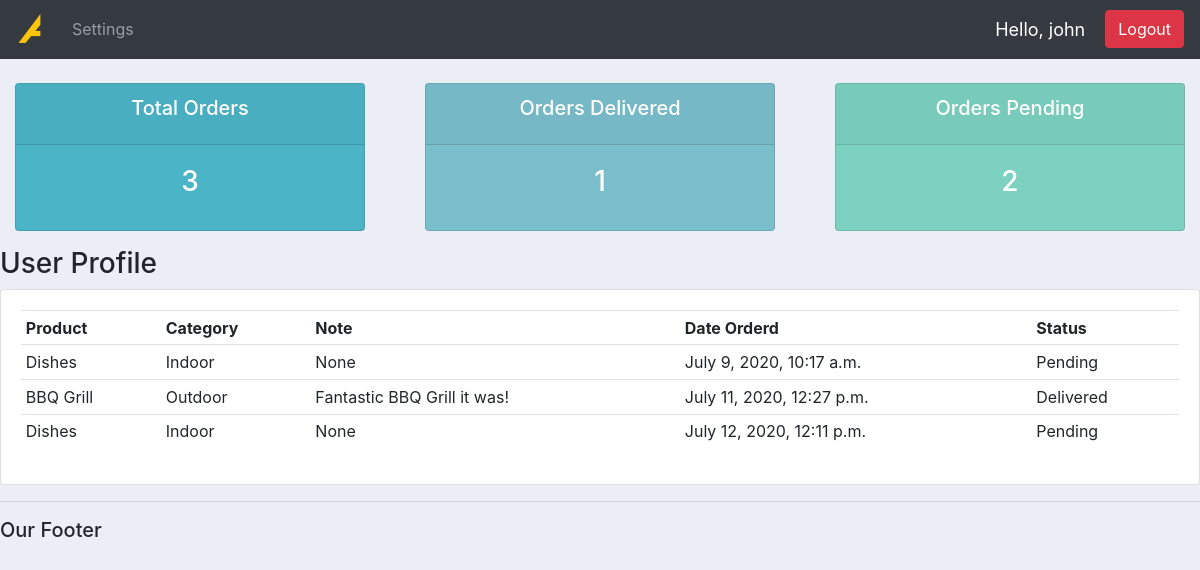
/user/ (signed in), run on the app's committed database.
### accounts/models.py (models this page shows, shortened)
class Order(models.Model):
    STATUS = (
        ('Pending',     'pending'),
        ('Out of Stock','stock finish'),
        ('Delivered',   'delivered'),
    )
    customer    = models.ForeignKey(Customer, null=True, on_delete = models.SET_NULL)
    product     = models.ForeignKey(Product, null = True, on_delete= models.SET_NULL)
    date_created= models.DateTimeField(auto_now_add=True, null=True)
    status      = models.CharField(max_length=200, null = True, choices=STATUS)
    note        = models.CharField(max_length=1000, null = True)

class Product(models.Model):
    CATEGORY = (
        ('Indoor', 'Indoor'),
        ('Outdoor', 'Outdoor'),
    )
    name        = models.CharField(max_length=200, null = True)
    price       = models.FloatField(null=True)
    category    = models.CharField(max_length=200, null= True, choices=CATEGORY)
    description = models.CharField(max_length=200, null=True, blank=True)
    date_created= models.DateTimeField(auto_now_add=True, null=True)
    tags        = models.ManyToManyField(Tag) # Each Product can have many Tags and Each Tag can be added in many Products
    def __str__(self):
        return self.name

### accounts/decorators.py (the view)
        def wrapper_func(request, *args, **kwargs):
            group = None
            if request.user.groups.exists():
                group = request.user.groups.all()[0].name
            if group in allowed_roles:
                return view_func(request, *args, **kwargs)
            else:
                return HttpResponse('Sorry! You are not authorised to visit this page.')

### accounts/views.py (called while the page is built)
@login_required(login_url='showUrlLogin') # Restricting users who are not logged in
@allowed_users(allowed_roles=['customer']) # checks if customer
def userPage(request):
    allOrders       = request.user.customer.order_set.all()
    totalOrders     = allOrders.count()
    delivered       = allOrders.filter(status="Delivered").count()
    pending         = allOrders.filter(status="Pending").count()
    context = {
        'showAllOrder': allOrders,
        'total_orders': totalOrders,
        'delivered': delivered,
        'pending': pending
    }
    return render(request, 'accounts/user.html', context)

### accounts/templates/accounts/user.html
{% extends 'accounts/main.html' %}
{% block content %}
{% include 'accounts/status.html' %}
    <h3>User Profile</h3>
    <div class="row">
        <div class="col-md">
            <div class="card card-body">
                <table class="table table-sm">
                    <tr>
                        <th>Product</th>
                        <th>Category</th>
                        <th>Note</th>
                        <th>Date Orderd</th>
                        <th>Status</th>
                    </tr>
                    {% for order in showAllOrder %}
                        <tr>
                            <td>{{order.product}}</td>
                            <td>{{order.product.category}}</td>
                            <td>{{order.note}}</td>
                            <td>{{order.date_created}}</td>
                            <td>{{order.status}}</td>
                        </tr>
                    {% endfor %}
                </table>
            </div>
        </div>
    </div>
{% endblock content %}

### accounts/templates/accounts/navbar.html (shortened to what this page needs)
{% load static %}
<nav class="navbar navbar-expand-lg navbar-dark bg-dark">
    <a class="navbar-brand" href="#"><img src="{% static '/images/logo.png' %}" alt=""></a>
    <div class="collapse navbar-collapse" id="navbarNav">
      <ul class="navbar-nav">
        {% if request.user.is_staff  %}
          <li class="nav-item active">
            <a class="nav-link" href="{% url 'showUrlHome' %}">Dashboard</a>
          </li>
          <li class="nav-item">
            <a class="nav-link" href="{% url 'showUrlProduct' %}">Products</a>
          </li>
        {% else %}
          <li class="nav-item">
            <a class="nav-link" href="{% url 'showUrlAccount' %}">Settings</a>
          </li>
        {% endif %}
      </ul>
    </div>
    <span id="hello-msg" >Hello, {{request.user}}  </span>
    <span><a class="btn btn-danger" href="{% url 'showUrlLogout' %}">Logout</a></span>
</nav>

### static/css/main.css (style rules this page uses)
body { background-color: #ebeff5; }

### accounts/templates/accounts/navbar.html (style rules this page uses)
#hello-msg { font-size: 18px; color: #fff; margin-right: 20px; }

### data on the page
Order: product "Dishes", product.category "Indoor", note "None", date_created "July 9, 2020, 10:17 a.m.", status "Pending"
Order: product "BBQ Grill", product.category "Outdoor", note "Fantastic BBQ Grill it was!", date_created "July 11, 2020, 12:27 p.m.", status "Delivered"
Order: product "Dishes", product.category "Indoor", note "None", date_created "July 12, 2020, 12:11 p.m.", status "Pending"

### other printed values
{{ request.user }} "john"
{{ total_orders }} "3"
{{ delivered }} "1"
{{ pending }} "2"
